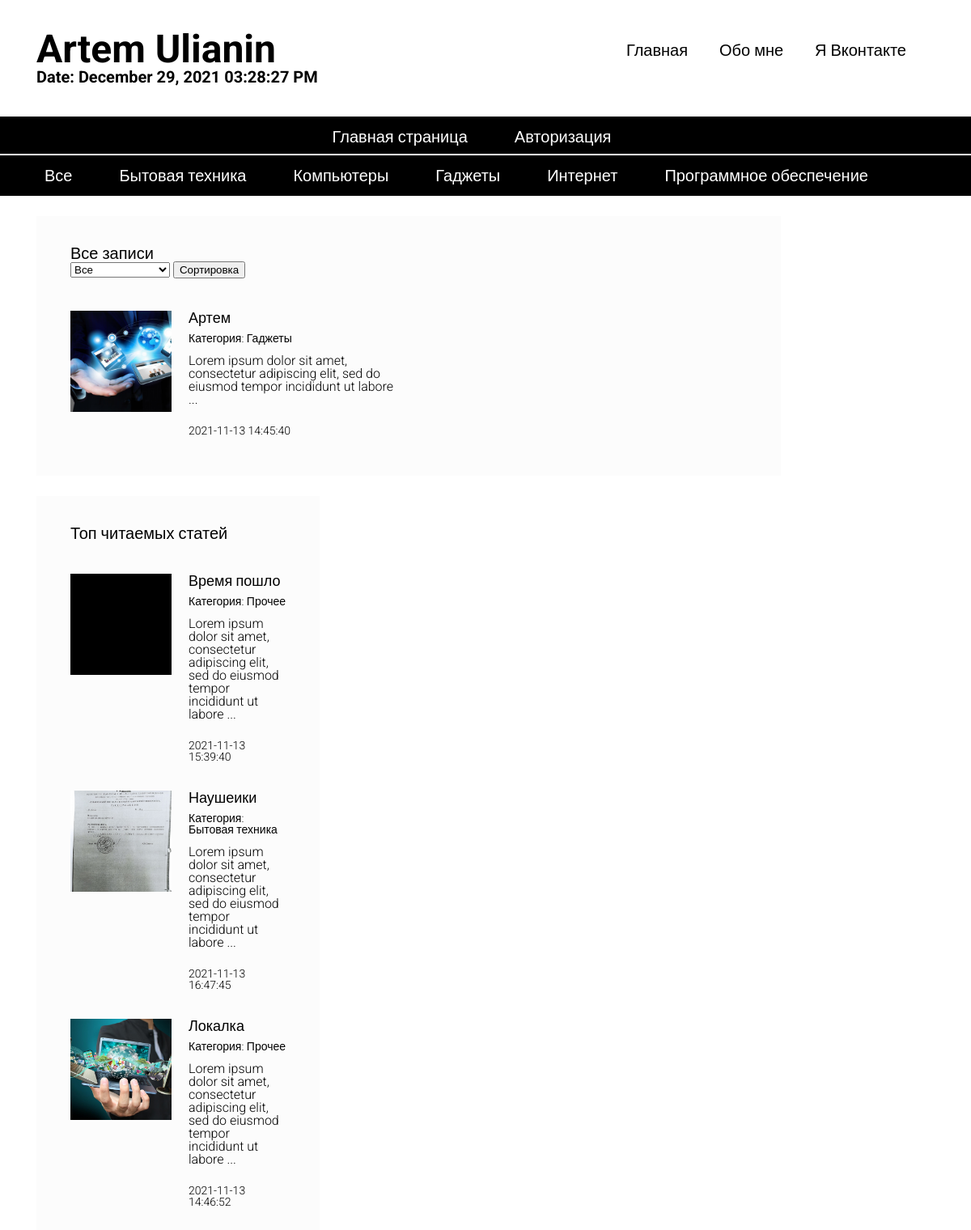
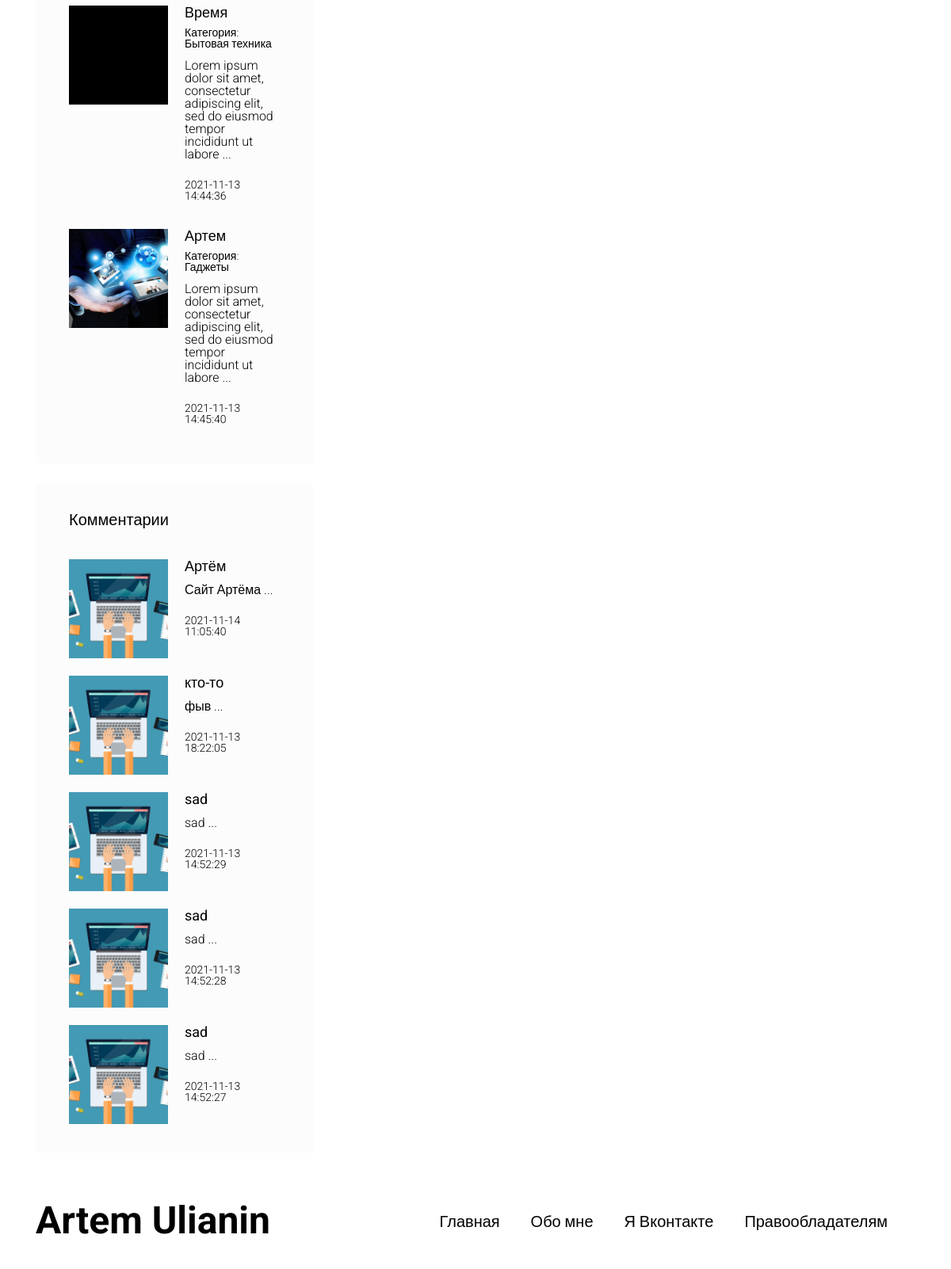
Screenshot of /admin/articles_categorie_admin.php?categorie_id=3 with the database file from the repository (2 pictures, top to bottom).
### tables this page shows
CREATE TABLE `articles_categories` (
  `id` int(11) NOT NULL,
  `title` varchar(100) NOT NULL
);

CREATE TABLE `articles` (
  `id` int(11) NOT NULL,
  `title` varchar(255) NOT NULL,
  `image` varchar(255) NOT NULL,
  `text` text NOT NULL,
  `categorie_id` int(11) NOT NULL,
  `pubdate` timestamp NOT NULL DEFAULT current_timestamp(),
  `views` int(11) NOT NULL
);

CREATE TABLE `comments` (
  `id` int(11) NOT NULL,
  `nickname` varchar(100) NOT NULL,
  `email` varchar(255) NOT NULL,
  `text` text NOT NULL,
  `pubdate` timestamp NOT NULL DEFAULT current_timestamp(),
  `articles_id` int(11) NOT NULL
);

### includes/config.php (called while the page is built, shortened)
<?php
$config = array(
    'title' => 'Artem Ulianin',
     'db' => array(
        'server' => 'localhost',
        'username' => 'c917632p_wp1',
        'password' => '1Nw8fWe9yuq9c14',
        'name' => 'c917632p_wp1'
    )
);
?>

### admin/includes/paginator.php (called while the page is built, shortened)
<?php
    $per_page = 8;
    $page = 1;
    $total_count_q = $mysql->query("SELECT COUNT(id) AS `total_count` FROM `articles`");
    $total_count = $total_count_q->fetch_assoc();
    $total_count = $total_count['total_count'];
    $total_pages = ceil($total_count / $per_page);
    if ($page <= 1 || $page > $total_pages)
    {
        $page = 1;
    }
    $offset = ($per_page * $page) - $per_page;
?>

### admin/includes/print_article.php (the view)
<?php
    while ($art = $articles->fetch_assoc()) {
    ?>
        <article class="article">
            <div class="article__image" style="background-image: url(static/images/<?php echo $art['image']; ?>);"></div>
            <div class="article__info">
                <a href="article_admin.php?id=<?php echo $art['id']; ?>"><?php echo $art['title']; ?></a>
                <div class="article__info__meta">
                    <?php
                    $art_categ = false;
                    foreach ($categories as $categ) {
                        if ($categ['id'] == $art['categorie_id']) {
                            $art_categ = $categ;
                            break;
                        }
                    }
                    ?>
                    <small>Категория: <a href="index.php?categorie_id=<?php echo $art_categ['id']; ?>"><?php echo $art_categ['title']; ?></a></small>
                </div>
                <div class="article__info__preview"><?php echo mb_substr(strip_tags($art['text']), 0, 100) . ' ...' ?></div>
                <div class="article__info__meta">
                    <br>
                    <small><?php echo $art['pubdate']; ?></small>
                </div>
            </div>
        </article>
    <?php
    }
?>

### includes/header.php
<header id="header">
    <div class="header__top">
        <div class="container">
            <div class="header__top__logo">
                <h1><?php echo $config['title']; ?></h1>
                <h3>Date: <?php echo date("F d, Y h:i:s A"); ?></h3>
            </div>
            <nav class="header__top__menu">
                <ul>
                    <li><a href="./index.php">Главная</a></li>
                    <li><a href="#">Обо мне</a></li>
                    <li><a href="#">Я Вконтакте</a></li>
                </ul>
            </nav>
        </div>
    </div>
    <div class="header__bottom" style="text-align: center; border-top: 2px solid white; border-bottom: 2px solid white;">
        <div class="container">
            <nav>
                <ul>
                <?php
                    if( isset($_SESSION['logged_user']) )
                    {
                    ?>
                    <li><a href="../admin/index.php">Главная страница</a></li>
                    <li><a href="../admin/index.php">Административный интерфейс</a></li>
                    <li><a href="../authorization/logout.php">Выйти</a></li>
                    <?php } else { ?>
                        <li><a href="index.php">Главная страница</a></li>
                        <li><a href="authorization/login.php">Авторизация</a></li>
                   <?php }
                ?>
                </ul>
            </nav>
        </div>
    </div>
    <?php
        $categories_q = $mysql->query("SELECT * FROM `articles_categories`");
        $categories = array();
        while( $categ = $categories_q->fetch_assoc() )
        {
            $categories[] = $categ;
        }
    ?>
    <div class="header__bottom">
        <div class="container">
            <nav>
                <ul>
                <?php if( isset($_SESSION['logged_user']) )
                    { ?>
                    <li><a href="index.php">Все</a></li>
                    <?php
                      foreach( $categories as $categ)
                      {
                        ?>
                        <li><a href="../admin/articles_categorie_admin.php?categorie_id=<?php echo $categ['id']; ?>"><?php echo $categ['title']; ?></a></li>
                        <?php
                      }
                    ?>
                    <?php } else { ?>
                    <li><a href="articles.php">Все</a></li>
                    <?php
                      foreach( $categories as $categ)
                      {
                        ?>
                        <li><a href="articles_categorie.php?categorie_id=<?php echo $categ['id']; ?>"><?php echo $categ['title']; ?></a></li>
                        <?php
                      }
                    ?>
                    <?php }
                    ?>
                </ul>
          </nav>
        </div>
    </div>
</header>

### includes/sidebar.php (shortened to what this page needs)
<?php if( isset($_SESSION['logged_user']) )
                      { ?>
                      <div style="margin-bottom: 600px;"></div>
                      <?php } else { ?>
<div class="block">
  <h3>Топ читаемых статей</h3>
  <div class="block__content">
    <div class="articles articles__vertical">
      <?php
        $articles = $mysql->query("SELECT * FROM `articles` ORDER BY `views` DESC LIMIT 5");
      ?>
      <?php
        while ($art = $articles->fetch_assoc()) {
      ?>
        <article class="article">
          <div class="article__image" style="background-image: url(admin/static/images/<?php echo $art['image']; ?>);"></div>
          <div class="article__info">
            <a href="article.php?id=<?php echo $art['id']; ?>"><?php echo $art['title']; ?></a>
            <div class="article__info__meta">
              <?php
                $art_categ = false;
                foreach ($categories as $categ) {
                  if ($categ['id'] == $art['categorie_id']) {
                    $art_categ = $categ;
                    break;
                  }
                }
              ?>
              <small>Категория: <a href="articles.php?categorie_id=<?php echo $art_categ['id']; ?>"><?php echo $art_categ['title']; ?></a></small>
            </div>
            <div class="article__info__preview"><?php echo mb_substr(strip_tags($art['text']), 0, 100) . ' ...' ?></div>
            <div class="article__info__meta">
              <br>
              <small><?php echo $art['pubdate']; ?></small>
            </div>
          </div>
        </article>
      <?php
      }
      ?>
    </div>
  </div>
</div>
<div class="block">
  <h3>Комментарии</h3>
  <div class="block__content">
    <div class="articles articles__vertical">
      <?php
        $comments = $mysql->query("SELECT * FROM `comments` ORDER BY `id` DESC LIMIT 5");
      ?>
      <?php
        while ($comment = $comments->fetch_assoc()) {
      ?>
        <article class="article">
          <div class="article__image" style="background-image: url(media/static/images/comment-sait.jpg); "></div>
          <div class="article__info">
            <a href="article.php?id=<?php echo $comment['articles_id']; ?>"><?php echo $comment['nickname']; ?></a>
            <div class="article__info__preview"><?php echo mb_substr(strip_tags($comment['text']), 0, 100) . ' ...' ?></div>
            <div class="article__info__meta">
              <br>
              <small><?php echo $comment['pubdate']; ?></small>
            </div>
          </div>
        </article>
      <?php
      }
      ?>
    </div>
  </div>
</div>
<?php } ?>

### media/css/style.css (style rules this page uses)
html, body, div, span, applet, object, iframe, h1, h2, h3, h4, h5, h6, p, blockquote, pre, a, abbr, acronym, address, big, cite, code, del, dfn, em, img, ins, kbd, q, s, samp, small, strike, strong, sub, sup, tt, var, b, u, i, center, dl, dt, dd, ol, ul, li, fieldset, form, label, legend, table, caption, tbody, tfoot, thead, tr, th, td, article, aside, canvas, details, embed, figure, figcaption, footer, header, hgroup, menu, nav, output, ruby, section, summary, time, mark, audio, video { margin: 0; padding: 0; border: 0; font-size: 100%; font: inherit; vertical-align: baseline; }
article, aside, details, figcaption, figure, footer, header, hgroup, menu, nav, section { display: block; }
body { line-height: 1; }
ol, ul { list-style: none; }
h1 { font-size: 48px; font-weight: bold; }
h3 { font-size: 20px; font-weight: bold; }
body { font-family: 'Roboto', sans-serif; }
#header { margin-bottom: 25px; }
#header .header__top { padding: 37px 0; }
#header .header__top .header__top__logo { float: left; }
#header .header__top .header__top__menu { padding-top: 15px; text-align: right; }
#header .header__top .header__top__menu ul > li { display: inline-block; margin-right: 35px; }
#header .header__top .header__top__menu ul > li > a { font-size: 20px; text-decoration: none; color: black; }
#header .header__bottom { height: 50px; background-color: black; line-height: 50px; }
#header .header__bottom nav ul > li { display: inline-block; margin-right: 34px; }
#header .header__bottom nav ul > li > a { color: white; font-size: 20px; text-decoration: none; padding: 3px 10px; }
.block { background-color: #fcfcfc; padding: 36px 42px; margin-bottom: 25px; }
.block > h3 { font-weight: normal; }
.block .block__content { padding-top: 40px; }
.articles.articles__horizontal .article { margin-bottom: 22px; display: inline-block; vertical-align: top; width: 50%; font-size: 16px; padding: 12px; }
.articles.articles__vertical .article { margin-bottom: 22px; }
.articles .article:last-child { margin-bottom: 0; }
.articles .article:after { visibility: hidden; display: block; font-size: 0; content: " "; clear: both; height: 0; }
.articles .article .article__image { width: 125px; height: 125px; overflow: hidden; background-color: black; float: left; background-repeat: no-repeat; background-size: cover; background-position: center center; }
.articles .article .article__info { margin-left: 125px; padding-left: 21px; }
.articles .article .article__info > a { color: black; font-size: 18px; font-weight: normal; text-decoration: none; }
.articles .article .article__info > .article__info__meta { font-size: 14px; font-weight: 300; margin-top: 9px; margin-bottom: 13px; }
.articles .article .article__info > .article__info__meta a { color: black; text-decoration: none; }
.articles .article .article__info > .article__info__preview { font-size: 16px; font-weight: 300; }

### rows the page displays
articles_categories: title "Бытовая техника"
articles_categories: title "Компьютеры"
articles_categories: title "Гаджеты"
articles_categories: title "Интернет"
articles_categories: title "Программное обеспечение"
articles: image (picture), title "Артем", text "Lorem ipsum dolor sit amet, consectetur adipiscing elit, sed do eiusmod tempor incididunt ut labore", pubdate "2021-11-13 14:45:40"
articles: title "Время пошло", text "Lorem ipsum dolor sit amet, consectetur adipiscing elit, sed do eiusmod tempor incididunt ut labore", pubdate "2021-11-13 15:39:40"
articles_categories: title "Прочее"
articles: image (picture), title "Наушеики", text "Lorem ipsum dolor sit amet, consectetur adipiscing elit, sed do eiusmod tempor incididunt ut labore", pubdate "2021-11-13 16:47:45"
articles: image (picture), title "Локалка", text "Lorem ipsum dolor sit amet, consectetur adipiscing elit, sed do eiusmod tempor incididunt ut labore", pubdate "2021-11-13 14:46:52"
articles: title "Время", text "Lorem ipsum dolor sit amet, consectetur adipiscing elit, sed do eiusmod tempor incididunt ut labore", pubdate "2021-11-13 14:44:36"
comments: nickname "Артём", text "Сайт Артёма", pubdate "2021-11-14 11:05:40"
comments: nickname "кто-то", text "фыв", pubdate "2021-11-13 18:22:05"
comments: nickname "sad", text "sad", pubdate "2021-11-13 14:52:29"
comments: nickname "sad", text "sad", pubdate "2021-11-13 14:52:28"
comments: nickname "sad", text "sad", pubdate "2021-11-13 14:52:27"

### other values shown
$config['title'] "Artem Ulianin"
